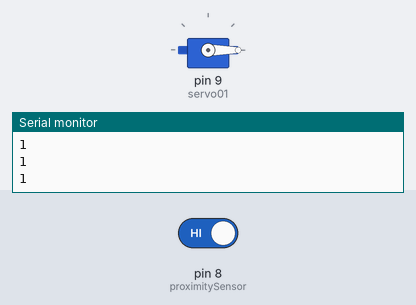
The sketch below on a simulated Arduino Uno, built with avr-gcc and run on an emulated ATmega328P. On the bench: servo, the last lines printed to the serial monitor. The test bench sets the inputs (shaded band); at power-on: pin 8 (proximitySensor) HIGH.

Above: at 1.8 s.
1.9 s: pin 8 (proximitySensor) driven LOW
At 3.1 s:
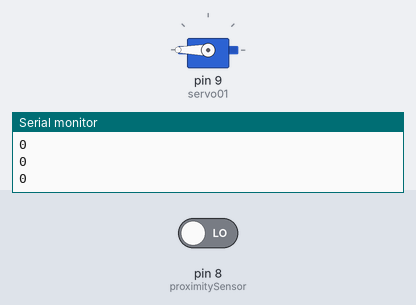
3.5 s: pin 8 (proximitySensor) driven HIGH
At 4.3 s:
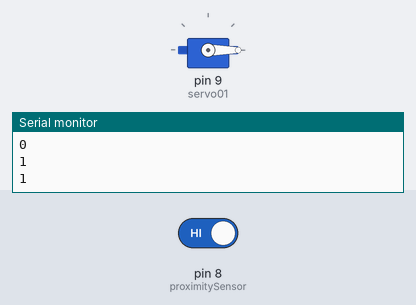
Timing chart, 0 to 6.5 s (numbered marks = the images above; inputs shaded):
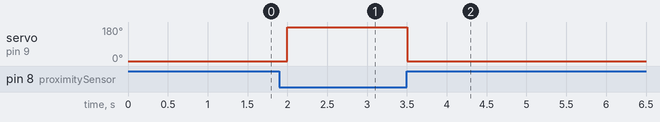

The sketch:

Servo.ino
```cpp
#include<Servo.h>

const int proximitySensor = 8;
Servo servo01;

void setup() {
  servo01.attach(9);
  pinMode(proximitySensor, INPUT);

  Serial.begin(9600);
}

void loop() {
  int value = digitalRead(proximitySensor);
  Serial.println(value);

  if (value == 0) {
    servo01.write(180);
  } else {
    servo01.write(0);
  }

  delay(500);
}
```

Measured:
- after the input at 1.9 s, servo on pin 9 (servo01): 0° → 180° after 0.10 s
- after the input at 3.5 s, servo on pin 9 (servo01): 180° → 0° at once
